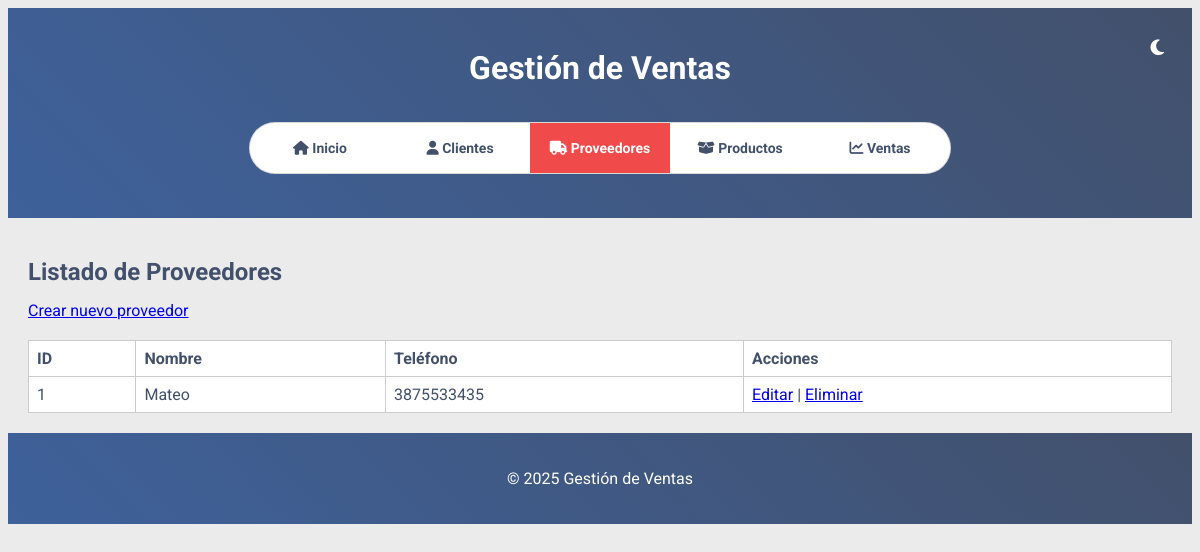
Page /proveedores/lista on the earlier database version.
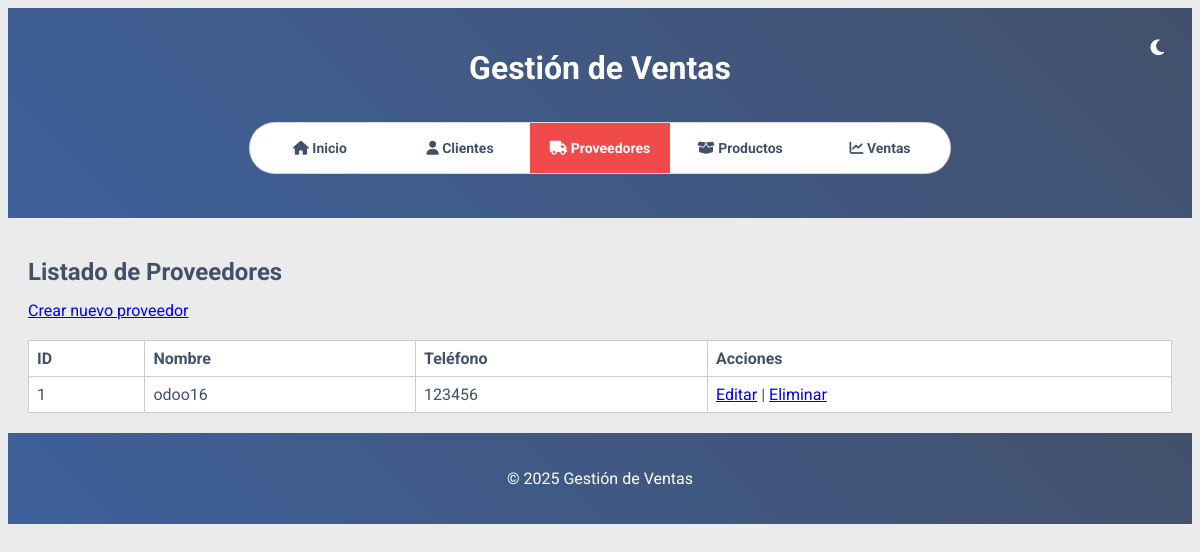
Same page on the later database version.
### models/proveedor.py (models this page shows, shortened)
class Proveedor(db.Model):
    __tablename__ = 'proveedores'
    id = db.Column(db.Integer, primary_key=True)
    name = db.Column(db.String(50), nullable=False)
    telefono = db.Column(db.String(20), nullable=False)

### routes/proveedores.py (the view)
@bp.route('/lista', methods=['GET'])
def lista_proveedores():
    proveedores = get_all_proveedores()
    return render_template('proveedores/lista.html', proveedores=proveedores)

### services/proveedores_service.py (called while the page is built)
def get_all_proveedores():
    return Proveedor.query.all()

### templates/proveedores/lista.html (shortened to what this page needs)
{% extends "base.html" %}
{% block content %}
<h2>Listado de Proveedores</h2>
<a href="{{ url_for('proveedores.crear_proveedor_view') }}">Crear nuevo proveedor</a>
<table>
    <thead>
        <tr>
            <th>ID</th>
            <th>Nombre</th>
            <th>Teléfono</th>
            <th>Acciones</th>
        </tr>
    </thead>
    <tbody>
        {% for p in proveedores %}
        <tr>
            <td>{{ p.id }}</td>
            <td>{{ p.name }}</td>
            <td>{{ p.telefono }}</td>
            <td>
                <a href="{{ url_for('proveedores.editar_proveedor_view', id=p.id) }}">Editar</a> |
                <a href="{{ url_for('proveedores.eliminar_proveedor_view', id=p.id) }}">Eliminar</a>
            </td>
        </tr>
        {% endfor %}
    </tbody>
</table>
{% endblock %}

Differences in the rows shown:
changed Proveedor id 1: name "Mateo" → "odoo16"; telefono "3875533435" → "123456"
